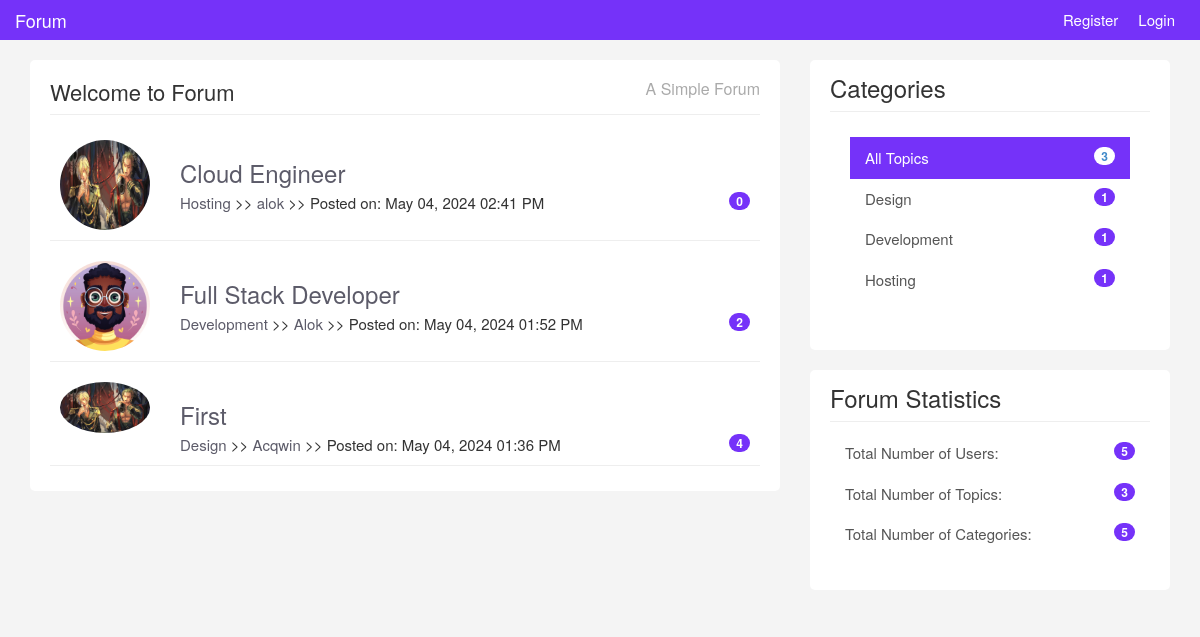
The page / on the database its author committed.
### tables this page shows
CREATE TABLE `topics` (
  `id` int(11) NOT NULL,
  `user_name` varchar(255) DEFAULT NULL,
  `user_image` varchar(250) NOT NULL,
  `title` varchar(200) NOT NULL,
  `category` varchar(200) NOT NULL,
  `body` text NOT NULL,
  `created_at` datetime NOT NULL DEFAULT current_timestamp()
);

CREATE TABLE `categories` (
  `id` int(5) NOT NULL,
  `name` varchar(200) NOT NULL,
  `created_at` timestamp NOT NULL DEFAULT current_timestamp()
);

### index.php (the view)
<?php require "includes\header.php";  ?>
<?php require "config/conf.php"; ?>
<?php
		$topics = $conn->query("
    SELECT
        topics.id AS id,
        topics.title AS title,
        topics.category AS category,
        topics.user_name AS user_name,
        topics.user_image AS user_image,
        topics.created_at AS created_at,
        COALESCE(reply_counts.reply_count, 0) AS COUNT_replies
    FROM
        topics
    LEFT JOIN (
        SELECT
            topic_id,
            COUNT(*) AS reply_count
        FROM
            replies
			GROUP BY
            topic_id
    ) AS reply_counts ON topics.id = reply_counts.topic_id
    ORDER BY
        topics.created_at DESC
");
		$topics->execute();
		$allTopics = $topics->fetchAll(PDO::FETCH_OBJ);
?>
    <div class="container">
		<div class="row">
			<div class="col-md-8">
				<div class="main-col">
					<div class="block">
						<h1 class="pull-left">Welcome to Forum</h1>
						<h4 class="pull-right">A Simple Forum</h4>
						<div class="clearfix"></div>
						<hr>
						<ul id="topics">
							<?php  foreach($allTopics as $topic) : ?>
							<li class="topic">
							<div class="row">
							<div class="col-md-2">
								<img class="avatar pull-left rounded-circle" style="border-radius: 50%;" src="img/<?php echo $topic->user_image; ?>" />
							</div>
							<div class="col-md-10">
								<div class="topic-content pull-right">
									<h3><a href="topics/topic.php?id=<?php echo $topic->id; ?>"><?php echo $topic->title; ?></a></h3>
									<div class="topic-info">
    									<a href="<?php echo APPURL; ?>/categories/show.php?name=<?php echo $topic->category; ?>"><?php echo $topic->category; ?></a>  >>
    									<a href="<?php echo APPURL; ?>/users/profile.php?name=<?php echo $topic->user_name; ?>"><?php echo $topic->user_name; ?></a> >>
    									Posted on: <?php echo date('M d, Y h:i A', strtotime($topic->created_at)); ?>
    									<span class="color badge pull-right"><?php echo $topic->COUNT_replies; ?></span>
									</div>
								</div>
							</div>
						</div>
					</li>
								<?php endforeach; ?>
						</ul>
					</div>
				</div>
			</div>
			<?php require "includes/footer.php"; ?>

### includes/header.php (shortened to what this page needs)
<!DOCTYPE html>
<html lang="en">
  <head>
    <link href="<?php echo APPURL ?>/css/bootstrap.css" rel="stylesheet">
    <link href="<?php echo APPURL ?>/css/custom.css" rel="stylesheet">
  </head>
  <body>
    <div class="navbar navbar-inverse navbar-fixed-top" role="navigation">
      <div class="container">
        <div class="navbar-header">
          <a class="navbar-brand" href="<?php echo APPURL; ?>">Forum</a>
        </div>
        <div class="collapse navbar-collapse">
          <ul class="nav navbar-nav navbar-right">
            <?php if(isset($_SESSION['username'])) : ?>
            <li class="active"><a href="<?php echo APPURL; ?>">Home</a></li>
            <li><a href="<?php echo APPURL; ?>/topics/create.php">Create Topic</a></li>
            <li class="dropdown">
                <a href="#" class="dropdown-toggle" data-toggle="dropdown" role="button" aria-haspopup="true" aria-expanded="false" >
                <?php echo $_SESSION['username'] ?>    <span class="caret"></span></a>
                <ul class="dropdown-menu">
                    <li><a href="<?php echo APPURL ?>/users/profile.php?name=<?php echo $_SESSION['username']; ?>">Profile</a></li>
                    <li><a href="<?php echo APPURL ?>/users/edit_users.php?id=<?php echo $_SESSION['user_id']; ?>">Edit Profile</a></li>
                    <li><a href="<?php echo APPURL; ?>/auth/logout.php">Logout</a></li>
                </ul>
            </li>
            <?php else:?>
                <li><a href="<?php echo APPURL; ?>/auth/register.php">Register</a></li>
                <li><a href="<?php echo APPURL; ?>/auth/login.php">Login</a></li>
                <?php endif; ?>
          </ul>
        </div>
      </div>
    </div>

### includes/footer.php (shortened to what this page needs)
<?php
	$topics= $conn->query("SELECT COUNT(*) AS all_topics from topics");
	$topics->execute();
	$allTopics = $topics->fetch(PDO::FETCH_OBJ);
	$categories = $conn->query("
    SELECT
        categories.id AS id,
        categories.name AS name,
        COUNT(topics.category) AS count_category
    FROM
        categories
    LEFT JOIN
        topics ON categories.name = topics.category
    GROUP BY
        categories.name
    HAVING
        count_category > 0
");
$categories->execute();
$allCategories = $categories->fetchAll(PDO::FETCH_OBJ);
	$users = $conn->query("SELECT COUNT(*) AS COUNT_users FROM users");
	$users -> execute();
	$allUsers = $users->fetch(PDO::FETCH_OBJ);
		$topics = $conn->query("SELECT COUNT(*) AS COUNT_topics FROM topics");
		$topics -> execute();
		$alltopics_count = $topics->fetch(PDO::FETCH_OBJ);
		$categories_count = $conn->query("SELECT COUNT(*) AS COUNT_categories FROM categories");
		$categories_count -> execute();
		$allcategories_count = $categories_count->fetch(PDO::FETCH_OBJ);
?>
<div class="col-md-4">
				<div class="sidebar">
					<div class="block">
					<h3>Categories</h3>
					<div class="list-group block ">
						<a href="#" class="list-group-item active">All Topics <span class="badge pull-right"><?php echo $allTopics->all_topics ?></span></a>
						<?php foreach($allCategories as $category) : ?>
						<a href="<?php echo APPURL;?>/categories/show.php?name=<?php echo $category->name; ?>" class="list-group-item"><?php echo $category->name; ?>
						<span class="color badge pull-right"><?php echo $category->count_category; ?></span></a>
						<?php endforeach; ?>
					</div>
					</div>
					<div class="block" style="margin-top: 20px;">
						<h3 class="margin-top: 40px">Forum Statistics</h3>
						<div class="list-group">
							<a href="#" class="list-group-item">Total Number of Users:<span class="color badge pull-right"><?php echo $allUsers -> COUNT_users; ?></span></a>
							<a href="#" class="list-group-item">Total Number of Topics:<span class="color badge pull-right"><?php echo $alltopics_count -> COUNT_topics; ?></span></a>
							<a href="#" class="list-group-item">Total Number of Categories: <span class="color badge pull-right"><?php echo $allcategories_count -> COUNT_categories; ?></span></a>
						</div>
				    </div>
			    </div>
				</div>
			</div>
		</div>
  </body>
</html>

### css/custom.css (style rules this page uses)
body { padding-top: 60px; background:#f4f4f4; font-size:15px; }
a { color:#5c5b69; }
ul { padding:0; margin:0; list-style:none; }
hr { margin:10px 0 15px 0; }
h3 { margin-bottom:5px; }
.navbar { height:40px !important; background:#7532F9; border:0; margin-bottom:30px; }
.navbar-inverse .navbar-nav > li > a, .navbar-inverse .navbar-brand { color:#fff !important; }
.navbar-brand { padding:10px 0 0 0; color:#fff; }
.navbar-nav > li > a { padding:10px 10px 0 10px; }
.block { background:#fff; border-radius:5px; padding: 15px 20px; margin-bottom:20px; }
.main-col { overflow:auto; }
.main-col h1 { font-size:22px; margin:5px 0 0 0; padding:0; }
.main-col h4 { font-size:16px; margin:5px 0 0 0; padding:0; color:#aaa; }
.sidebar .block h3 { margin:0 0 10px 0; padding-bottom:10px; border-bottom:#eee solid 1px; }
.topic { border-bottom:#eee solid 1px; margin-bottom:10px; padding:10px; }
.topic-content { width:100%; }
img.avatar { width:100%; }
a.list-group-item.active, a.list-group-item.active:hover, a.list-group-item.active:focus { background:rgb(117, 50, 249); border-radius:0; }
.list-group-item { border:0 }
.color { background-color: rgb(117, 50, 249); color: white; }

### rows shown on the page
topics: user_image (picture), title "Cloud Engineer", category "Hosting", user_name "alok", created_at "May 04, 2024 02:41 PM", COUNT_replies "0"
topics: user_image (picture), title "Full Stack Developer", category "Development", user_name "Alok", created_at "May 04, 2024 01:52 PM", COUNT_replies "2"
topics: user_image (picture), title "First", category "Design", user_name "Acqwin", created_at "May 04, 2024 01:36 PM", COUNT_replies "4"
categories: name "Design", count_category "1"
categories: name "Development", count_category "1"
categories: name "Hosting", count_category "1"

### other values the page prints
$allTopics->all_topics "3"
$allUsers -> COUNT_users "5"
$alltopics_count -> COUNT_topics "3"
$allcategories_count -> COUNT_categories "5"
